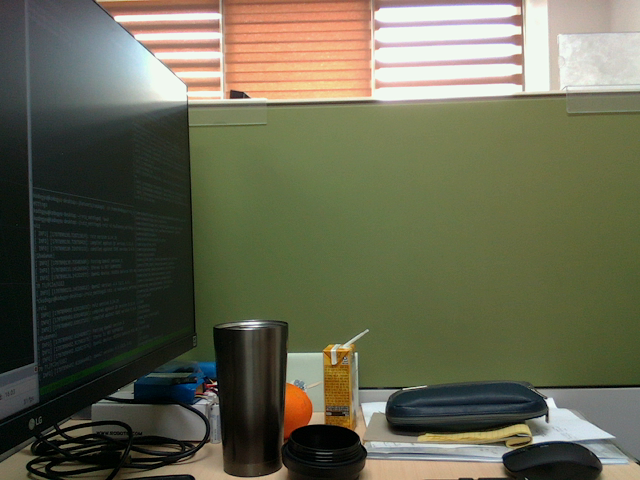
#> input picture ipynb/color_frames/color_image484.png, 640 x 480 px
$ jupyter execute opencv_matchTemplate.ipynb
#> lines starting #> are read from the running program, lines starting #| are printed output that depends on the picture; after the words box and inside, x2 and y2 are one past the last pixel; in counts of white or black regions, pixels touching at a corner belong together
[cell 1]
import cv2
import numpy as np
import matplotlib.pyplot as plt
from copy import deepcopy

[cell 2]
# 입력 이미지와 템플릿 이미지 읽기
input_image = cv2.imread('../ipynb/color_frames/color_image484.png', cv2.IMREAD_GRAYSCALE)
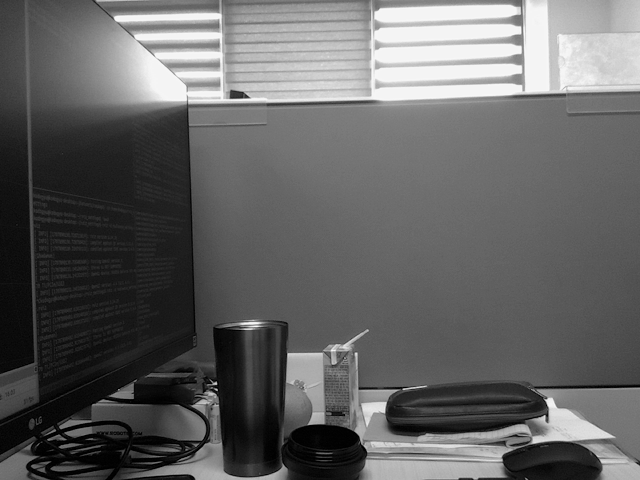
#> input_image: shape (480, 640); min 0, max 247, mean 99
# 480x640
template = input_image[380:420, 130:170]
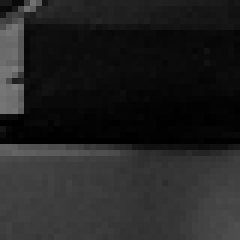
#> template: shape (40, 40) (shown 6 times larger); min 0, max 125, mean 34.4

# 템플릿 매칭 수행
result = cv2.matchTemplate(template, input_image, cv2.TM_SQDIFF_NORMED)
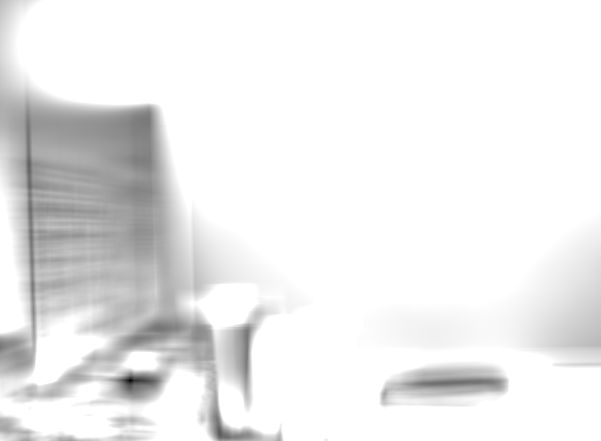
#> result: shape (441, 601) float32; min 1.45e-16, max 1, mean 0.927
# result = cv2.matchTemplate(input_image, template, cv2.TM_SQDIFF_NORMED)

# 매칭 결과에서 최대값 위치 찾기
min_val, max_val, min_loc, max_loc = cv2.minMaxLoc(result)
#> min_val = 1.45e-16; max_val = 1; min_loc = (130, 380); max_loc = (43, 0)

# 최대값 위치가 템플릿과 일치하는 부분 표시
template_width, template_height = template.shape[::-1]
#> template_width = 40; template_height = 40
top_left = min_loc
#> top_left = (130, 380)
bottom_right = (top_left[0] + template_width, top_left[1] + template_height)
#> bottom_right = (170, 420)
cv2.rectangle(input_image, top_left, bottom_right, 255, 2)
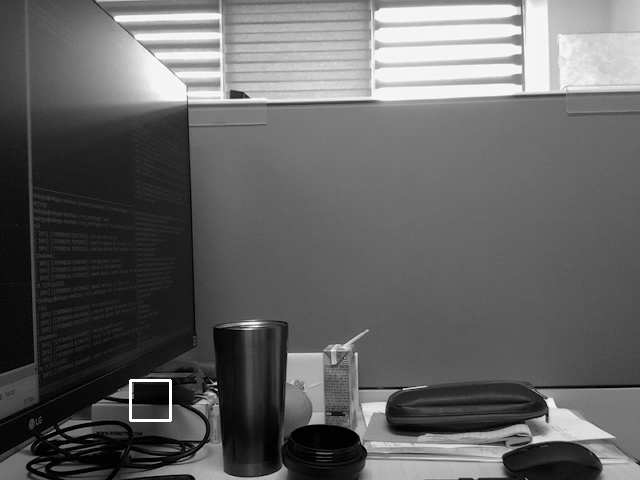
#> input_image: shape (480, 640); 0.15% of pixels changed, all inside (x1, y1, x2, y2) = (129, 379, 172, 422)

result_copy = deepcopy(result)
result_copy = cv2.cvtColor(result_copy, cv2.COLOR_GRAY2RGB)
cv2.circle(result_copy, min_loc, 5, (255, 0, 0), 2)
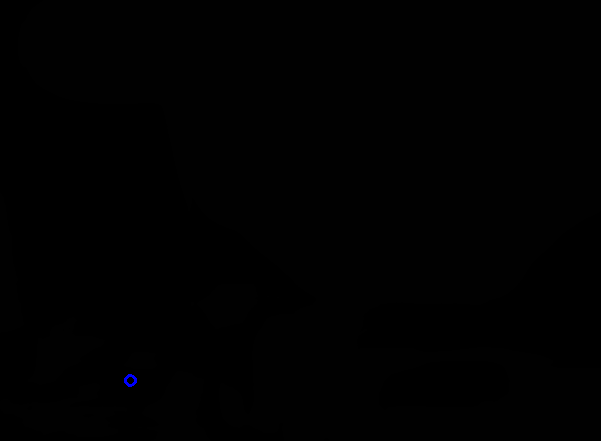
#> result_copy: shape (441, 601, 3) float32; mean B, G, R 1, 0.9, 0.9

# 결과 출력
fig, axs = plt.subplots(1, 2, figsize=(16, 8))
axs[0].imshow(input_image, cmap='gray')
axs[1].imshow(result_copy)
plt.show()
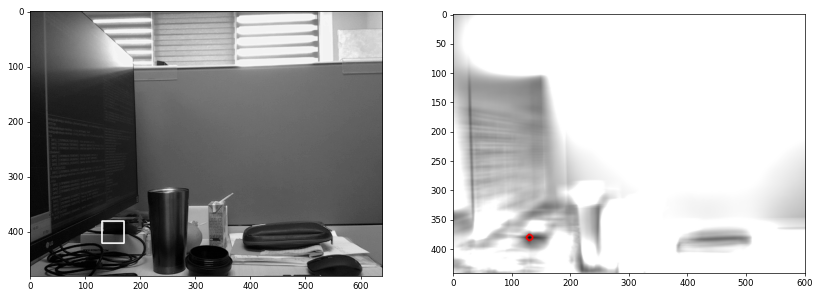
#> figure drawn by matplotlib, 2 panels; B, G, R data is drawn as R, G, B

[cell 3]
min_val, max_val
#> Out = (1.45e-16, 1)

$ run again, with ipynb/color_frames/color_image700.png copied over ipynb/color_frames/color_image484.png
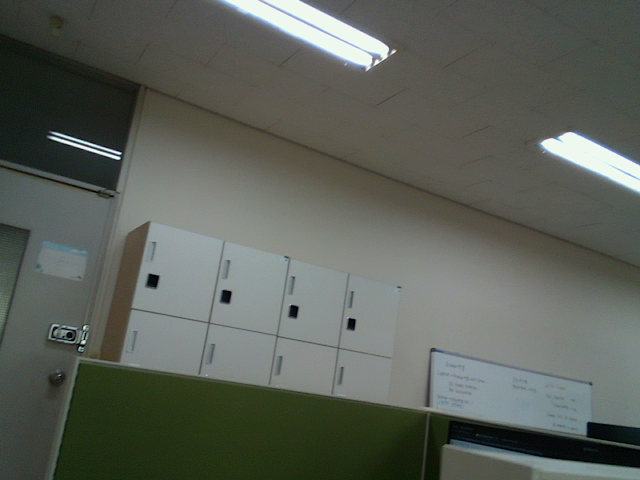
#> input picture ipynb/color_frames/color_image700.png, 640 x 480 px
#> `result = cv2.matchTemplate(template, input_image, cv2.TM_SQDIFF_NORMED)`:
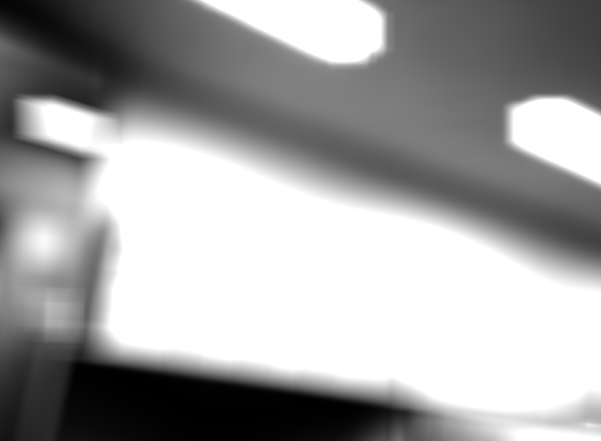
#> result: shape (441, 601) float32; min 0, max 1, mean 0.637
#> min_val = 0; max_val = 1; min_loc = (130, 380); max_loc = (204, 0)
#> top_left = (130, 380)
#> bottom_right = (170, 420)
#> `plt.show()`:
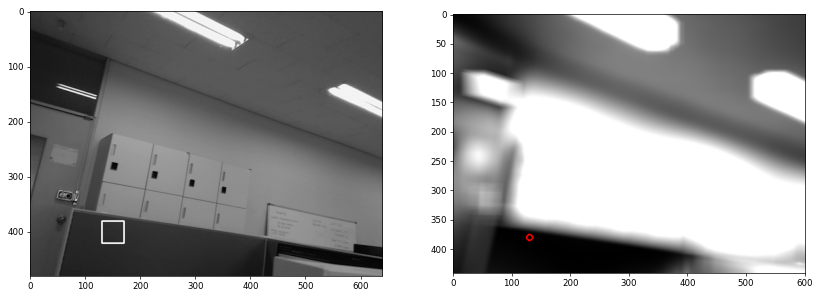
#> figure drawn by matplotlib, 2 panels; B, G, R data is drawn as R, G, B
#> Out = (0, 1)
